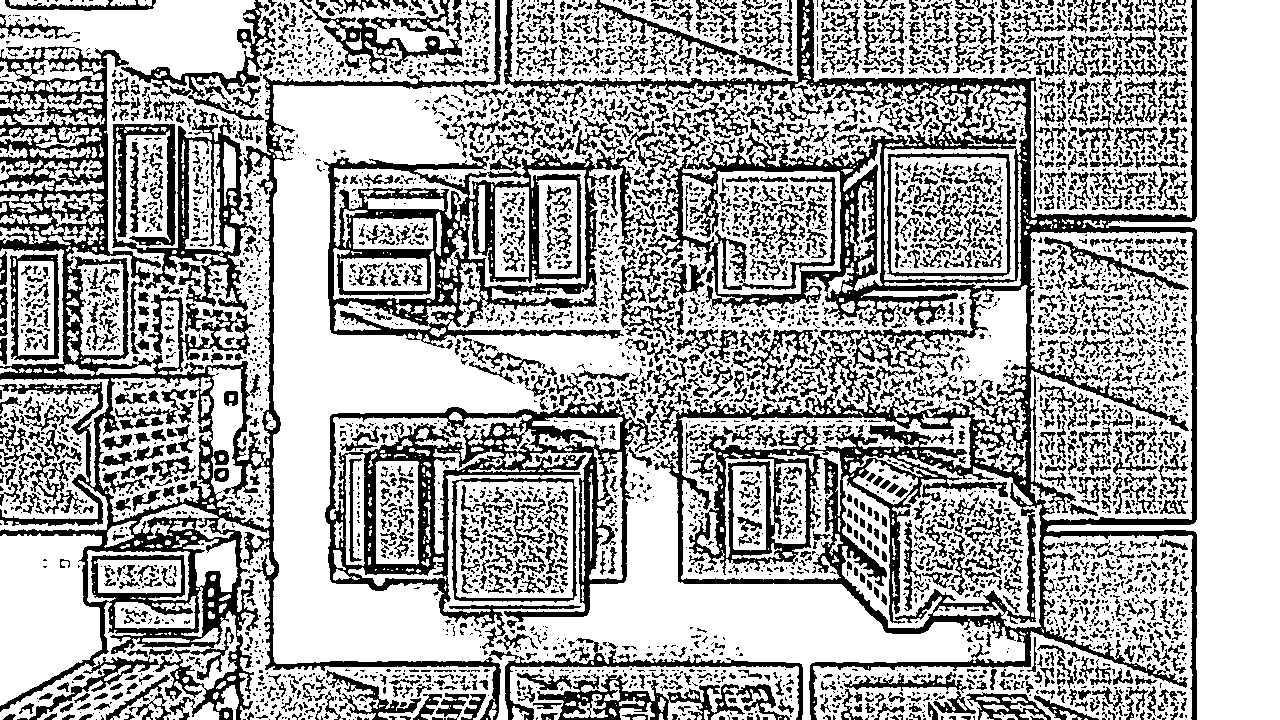
#> input picture AirPathSys/map_image/scene_fixed.png, 1280 x 720 px
$ python 'avoid_A Star.py'
#> lines starting #> are read from the running program, lines starting #| are printed output that depends on the picture; after the words box and inside, x2 and y2 are one past the last pixel; in counts of white or black regions, pixels touching at a corner belong together
import cv2
import numpy as np
import matplotlib.pyplot as plt
from heapq import heappush, heappop


def a_star(mymap, start, goal):
    """
    A* 算法实现
    :param mymap: 二值化地图，0 表示障碍物，1 表示空闲区域
    :param start: 起点 (x, y)
    :param goal: 终点 (x, y)
    :return: 路径列表
    """
    def heuristic(a, b):
        return abs(a[0] - b[0]) + abs(a[1] - b[1])

    neighbors = [(0, 1), (1, 0), (0, -1), (-1, 0)]  # 4邻域
    open_set = []
    heappush(open_set, (0, start))
    came_from = {}
    g_score = {start: 0}
    f_score = {start: heuristic(start, goal)}

    while open_set:
        _, current = heappop(open_set)

        if current == goal:
            path = []
            while current in came_from:
                path.append(current)
                current = came_from[current]
            path.append(start)
            return path[::-1]

        for dx, dy in neighbors:
            neighbor = (current[0] + dx, current[1] + dy)
            if 0 <= neighbor[0] < mymap.shape[0] and 0 <= neighbor[1] < mymap.shape[1]:
                if mymap[neighbor[0], neighbor[1]] == 0:  # 0 表示障碍物
                    continue
                tentative_g_score = g_score[current] + 1

                if neighbor not in g_score or tentative_g_score < g_score[neighbor]:
                    came_from[neighbor] = current
                    g_score[neighbor] = tentative_g_score
                    f_score[neighbor] = tentative_g_score + heuristic(neighbor, goal)
                    heappush(open_set, (f_score[neighbor], neighbor))

    return None  # 如果没有找到路径


def avoid_A_star(P_start, P_aim, mymap):
    """
    使用 A* 算法进行路径规划
    :param P_start: 起点 (x, y)
    :param P_aim: 终点 (x, y)
    :param mymap: 二值化地图，0 表示障碍物，1 表示空闲区域
    :return: 无
    """
    # 地图尺寸
    size_x = mymap.shape[0]
    size_y = mymap.shape[1]

    # 设置绘图参数
    plt.axis('equal')
    plt.xlim(0, 1200)
    plt.ylim(0, 800)

    # 绘制地图（障碍物和航路点）
    plt.imshow(mymap)
    plt.plot([P_start[0], P_aim[0]], [P_start[1], P_aim[1]], 'o')

    # 运行 A* 算法
    path = a_star(mymap, P_start, P_aim)

    if path:
        print("找到路径:", path)
        # 绘制路径
        for i in range(len(path) - 1):
            plt.plot([path[i][0], path[i + 1][0]], [path[i][1], path[i + 1][1]], 'r')
        plt.show()
    else:
        print("未找到路径")


if __name__ == "__main__":
    # 读取地图图像并二值化
    img = cv2.imread('../map_image/scene_fixed.png')
#> img is the input picture: shape (720, 1280, 3); 66.7% white; 4821 black regions (3271 under 20 px), largest, box (x1, y1, x2, y2) and area: (504, 0, 1197, 720) 65882, (0, 0, 508, 720) 44673, (323, 139, 637, 348) 19073
    if img is None:
        print("无法加载地图图片，请检查路径是否正确。")
        exit()
    gray = cv2.cvtColor(img, cv2.COLOR_BGR2GRAY)
    retval, dst = cv2.threshold(gray, 0, 255, cv2.THRESH_OTSU)
#> retval = 0
    dst = cv2.dilate(dst, None, iterations=1)
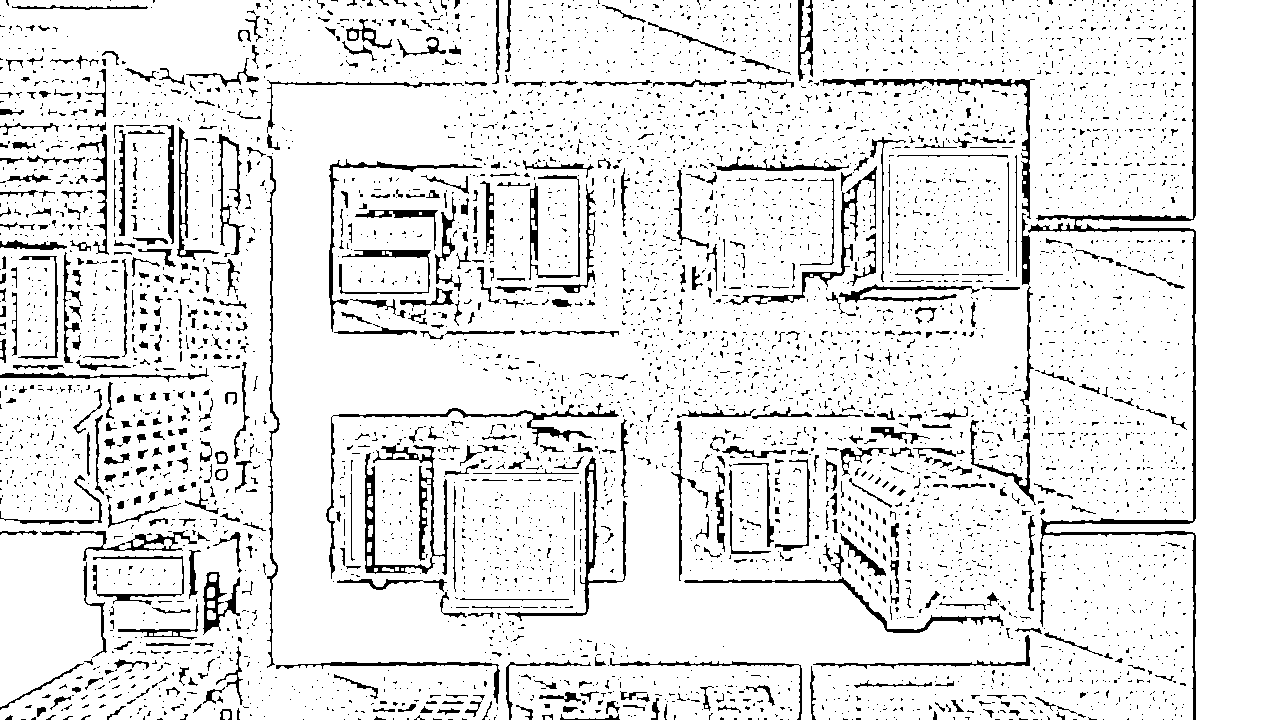
#> dst: shape (720, 1280); 90.5% white; 5233 black regions (4664 under 20 px), largest, box (x1, y1, x2, y2) and area: (1028, 0, 1196, 720) 4351, (365, 445, 448, 575) 2416, (326, 403, 619, 579) 1716
    dst = cv2.erode(dst, None, iterations=4) / 255
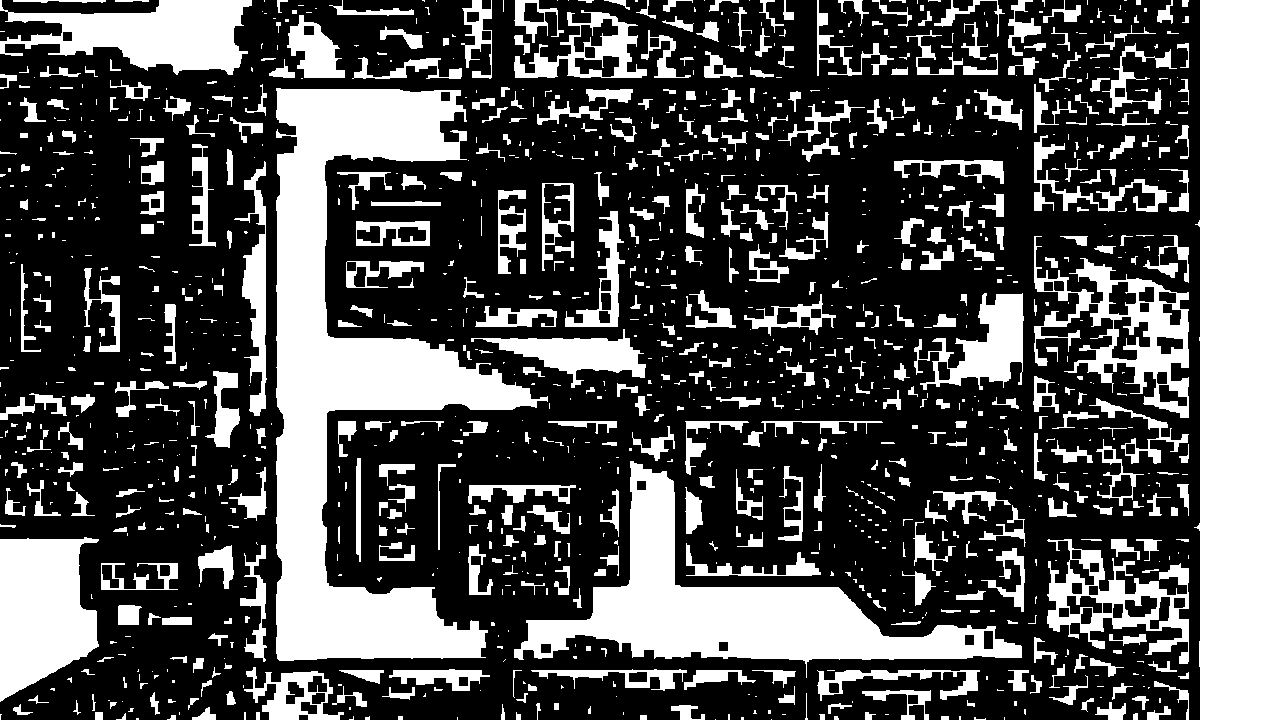
#> dst: shape (720, 1280) float64; values 0 (black) and 1 (white), 32.4% white; 1278 white regions (716 under 20 px), largest, box (x1, y1, x2, y2) and area: (1194, 0, 1280, 720) 57662, (276, 88, 548, 661) 57008, (514, 461, 1022, 678) 29081

    # 检查起点和终点是否为障碍物
    P_start = (15, 15)
    P_aim = (600, 500)
    print("起点是否为障碍物:", dst[P_start[0], P_start[1]] == 0)
#| 起点是否为障碍物: False
    print("终点是否为障碍物:", dst[P_aim[0], P_aim[1]] == 0)
#| 终点是否为障碍物: True

    # 运行 A* 算法
    avoid_A_star(P_start=P_start, P_aim=P_aim, mymap=dst)
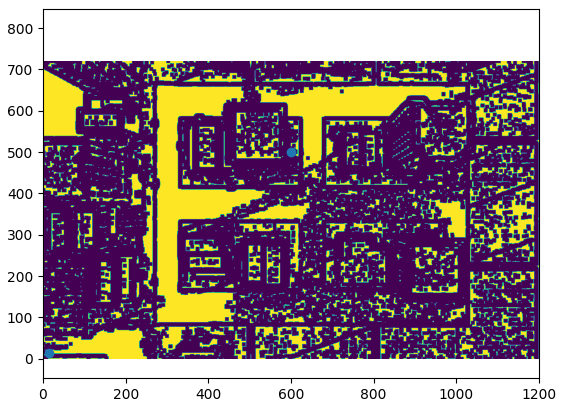
#> figure drawn by matplotlib, 1 panel
